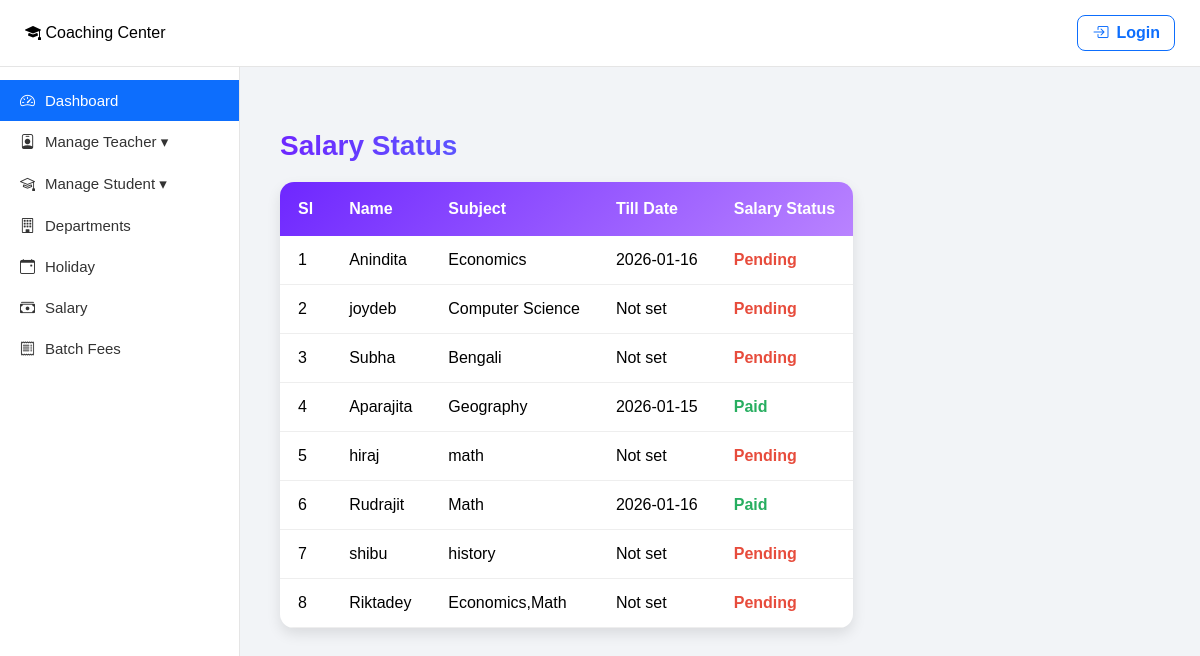
The page /salary/ (signed in) on the database its author committed.
### Home/models.py (models this page shows)
class User(AbstractUser):
    ROLE_CHOICES = (
        ('admin', 'Admin'),
        ('teacher', 'Teacher'),
        ('student', 'Student'),
    )
    role = models.CharField(max_length=20, choices=ROLE_CHOICES, default='student')
    subject = models.CharField(max_length=100, blank=True, null=True)
    student_class = models.CharField(max_length=50, blank=True, null=True)
    department = models.ForeignKey('Department', on_delete=models.SET_NULL, null=True, blank=True)
    salary_pending = models.BooleanField(default=True)
    salary_till_date = models.DateField(null=True, blank=True)
    fee_pending = models.BooleanField(default=True)
    fee_till_date = models.DateField(null=True, blank=True)
    objects = CustomUserManager()

### Home/views.py (the view)
# urls.py: path('salary/', views.salary_view, name='salary'),
@login_required
def salary_view(request):
    if request.user.role != "admin":
        return HttpResponseForbidden("Only admin can view salary status.")
    teachers = User.objects.filter(role="teacher")
    return render(request, "admin/salary.html", {"teachers": teachers})

### templates/admin/salary.html (shortened to what this page needs)
{% extends "dashboard/admin.html" %}
{% block content %}
<div class="page-container">
    <h2>Salary Status</h2>
    <div class="table-container">
        {% if teachers %}
            <table>
                <thead>
                    <tr>
                        <th>Sl</th>
                        <th>Name</th>
                        <th>Subject</th>
                        <th>Till Date</th>
                        <th>Salary Status</th>
                    </tr>
                </thead>
                <tbody>
                    {% for teacher in teachers %}
                        <tr>
                            <td>{{ forloop.counter }}</td>
                            <td>{{ teacher.get_full_name|default:teacher.username }}</td>
                            <td>{{ teacher.subject|default:"N/A" }}</td>
                            <td>{{ teacher.salary_till_date|date:"Y-m-d"|default:"Not set" }}</td>
                            <td>
                                {% if teacher.salary_pending %}
                                    <span class="status-pending">Pending</span>
                                {% else %}
                                    <span class="status-paid">Paid</span>
                                {% endif %}
                            </td>
                        </tr>
                    {% endfor %}
                </tbody>
            </table>
        {% else %}
            <div class="no-data">
                <p>No teachers found.</p>
            </div>
        {% endif %}
    </div>
</div>
{% endblock %}

### templates/dashboard/admin.html (style rules this page uses)
* { margin: 0; padding: 0; box-sizing: border-box; font-family: Arial, Helvetica, sans-serif; }
body { background: #f2f4f7; display: flex; }

### templates/admin/salary.html (style rules this page uses)
.page-container { margin: 30px 0; }
h2 { font-size: 28px; font-weight: 700; margin-bottom: 20px; background: linear-gradient(90deg, #6e27ff, #35b8ff); -webkit-background-clip: text; background-clip: text; color: transparent; }
.table-container { background: white; border-radius: 14px; box-shadow: 0 6px 14px rgba(0, 0, 0, 0.1); overflow: hidden; }
table { width: 100%; border-collapse: collapse; }
thead { background: linear-gradient(135deg, #6e27ff, #b983ff); color: white; }
th { padding: 18px; text-align: left; font-weight: 600; }
td { padding: 15px 18px; border-bottom: 1px solid #eee; }
.status-pending { color: #e74c3c; font-weight: 600; }
.status-paid { color: #27ae60; font-weight: 600; }

### rows shown on the page
User: get_full_name "Anindita", subject "Economics", salary_till_date "2026-01-16", salary_pending "Pending"
User: get_full_name "joydeb", subject "Computer Science", salary_till_date "Not set", salary_pending "Pending"
User: get_full_name "Subha", subject "Bengali", salary_till_date "Not set", salary_pending "Pending"
User: get_full_name "Aparajita", subject "Geography", salary_till_date "2026-01-15", salary_pending "Paid"
User: get_full_name "hiraj", subject "math", salary_till_date "Not set", salary_pending "Pending"
User: get_full_name "Rudrajit", subject "Math", salary_till_date "2026-01-16", salary_pending "Paid"
User: get_full_name "shibu", subject "history", salary_till_date "Not set", salary_pending "Pending"
User: get_full_name "Riktadey", subject "Economics,Math", salary_till_date "Not set", salary_pending "Pending"
